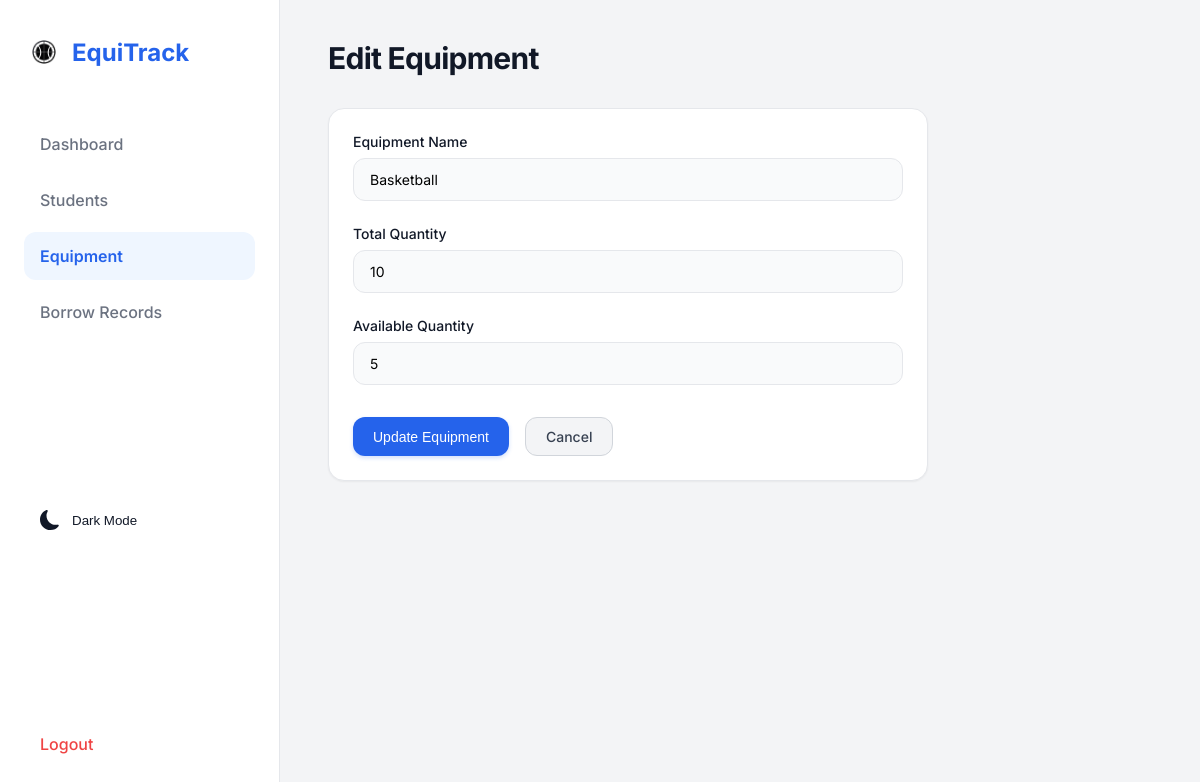
Page /equipment/edit/3/ (signed in) on the earlier database version.
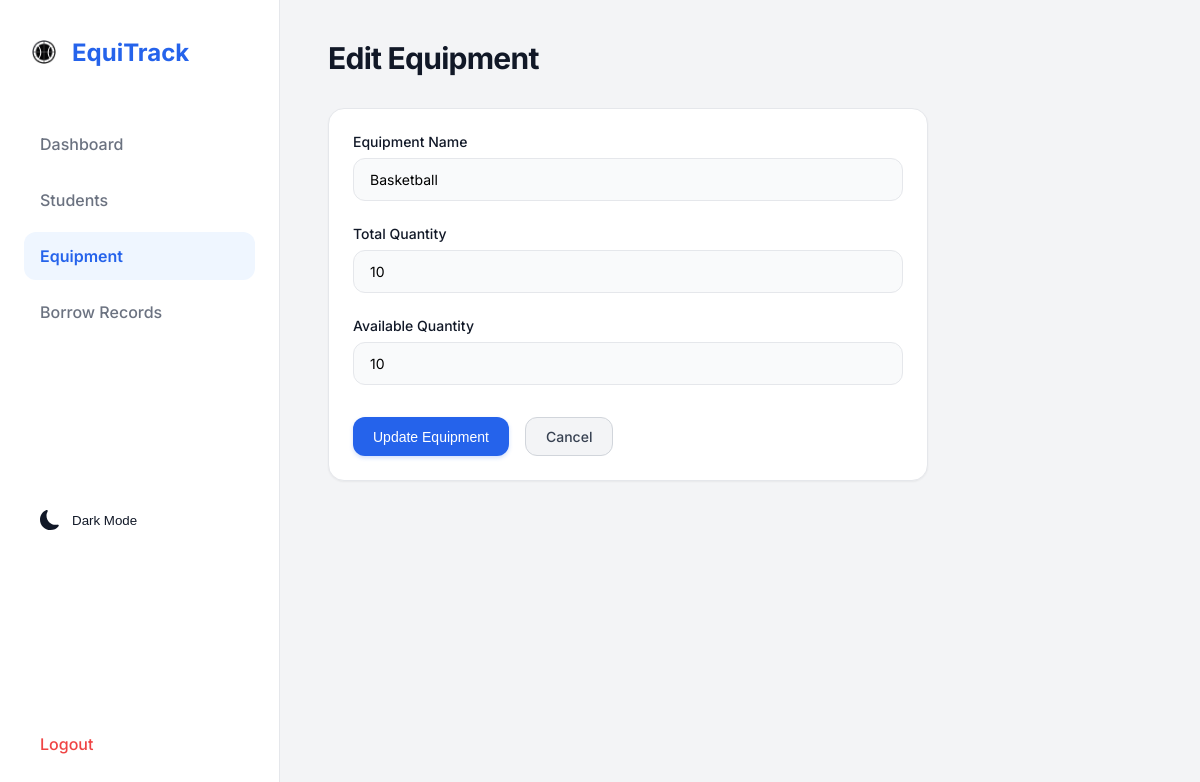
Same page on the later database version.
### equipment_app/models.py (models this page shows, shortened)
class Equipment(models.Model):
    name = models.CharField(max_length=100)
    total_quantity = models.IntegerField()
    available_quantity = models.IntegerField()

### equipment_app/views.py (the view)
# urls.py: path('equipment/edit/<int:item_id>/', edit_equipment, name='edit_equipment'),
@login_required(login_url='/')
def edit_equipment(request, item_id):
    item = Equipment.objects.get(id=item_id)
    if request.method == "POST":
        item.name = request.POST['name']
        item.total_quantity = request.POST['total_quantity']
        item.available_quantity = request.POST['available_quantity']
        item.save()
        return redirect('equipment')
    return render(request, 'equipment_app/edit_equipment.html', {'item': item})

### equipment_app/templates/equipment_app/edit_equipment.html (shortened to what this page needs)
{% extends 'equipment_app/base.html' %}
{% block content %}
<div class="page-header">
    <h1 class="page-title">Edit Equipment</h1>
</div>
<div class="card" style="max-width: 600px;">
    <form method="post">
        <div class="form-group">
            <label class="form-label">Equipment Name</label>
            <input type="text" name="name" class="form-control" value="{{ item.name }}" required>
        </div>
        <div class="form-group">
            <label class="form-label">Total Quantity</label>
            <input type="number" name="total_quantity" class="form-control" value="{{ item.total_quantity }}" required min="1">
        </div>
        <div class="form-group">
            <label class="form-label">Available Quantity</label>
            <input type="number" name="available_quantity" class="form-control" value="{{ item.available_quantity }}" required min="0">
        </div>
        <div style="display: flex; gap: 1rem; margin-top: 2rem;">
            <button type="submit" class="btn btn-primary">Update Equipment</button>
            <a href="/equipment/" class="btn" style="background-color: #f3f4f6; color: #374151; border: 1px solid #d1d5db;">Cancel</a>
        </div>
    </form>
</div>
{% endblock %}

Differences in the rows shown:
changed Equipment "Basketball": available_quantity "5" → "10"
